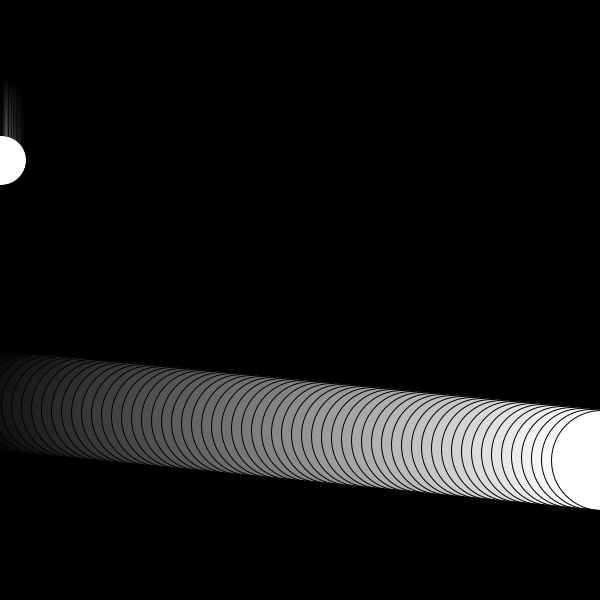
Frame 1 (no input)
Frame 60 (the mouse pressed at the canvas centre just before this capture): identical to frame 1, image omitted
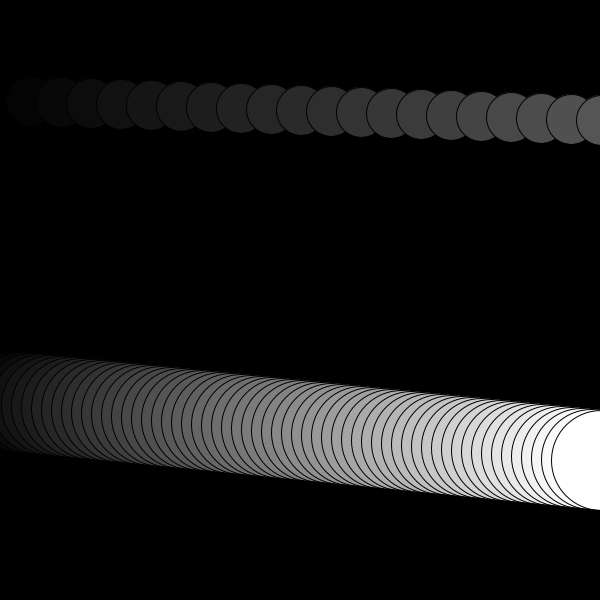
Frame 120 (the mouse held since frame 60 and released just before this capture)

The Processing sketch that drew these frames (run headless with seeded random() and noise(); from frame 60 on, the mouse is pressed at the canvas centre):

// Processing sketch: basicLoops2
// ── basicLoops2.pde
void setup(){
  size(600, 600); 
  //noStroke(); 
}

void draw(){
  background(0); 
  for (int i = 0; i <= 60; i++) {
      
      //map a fill color to the loop index
      fill(map(i,0,60,0,255));
      
      //draw an ellipse with a position based on the loop index
      ellipse(i * 10 + 1, 400 + i, 100, 100);
      
      //try this one to have mouse position also influencing ellipse position
      ellipse(i * mouseX/10 + 1, 100 + i, 50, 50);
    }
}
